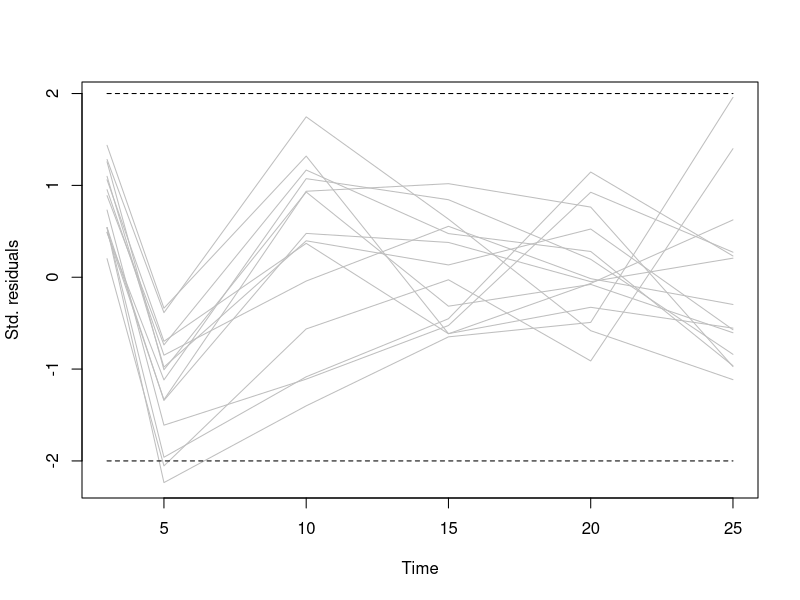

R code for this plot:
# -----------------------------------------------------------------------------#
# This function plots the standardized residuals of a mixed model
# Please cite the paper where this plot was presented:
# Ian Meneghel Danilevicz, Pascal Bondon, Valdério Anselmo Reisen & Faradiba Sarquis Serpa (2023) 
# A longitudinal study of the influence of air pollutants on children: a robust multivariate approach, 
# Journal of Applied Statistics, DOI: 10.1080/02664763.2023.2272228
# Author: Ian Meneghel Danilevicz
# LICENSE: MIT License

plot_std_res = function(res, id, time, xlab="Time", ylab="Std. residuals"){
  mr1 = min(res)
  mr2 = max(res)
  mt1 = min(time)
  mt2 = max(time)
  id1 = id
  N = length(res)
  data = cbind(res, id, time, id1)
  data_sorted = data[order(data[,2],data[,3]), ]
  data_sorted[1,4] = 1
  c = 1
  init = data_sorted[1,2]
  for(i in 2:N){
    if(data_sorted[i,2]==init){
      data_sorted[i,4] = c 
    }else{
      c = c+1
      init = data_sorted[i,2]
      data_sorted[i,4] = c
    }
  }
  n = length(table(data_sorted[,4]))
  nis = table(data_sorted[,4])
  plot(c(mt1, mt2), c(mr1, mr2), main="", xlab=xlab, ylab=ylab, type="n")
  lines(data_sorted[1:nis[1],3], data_sorted[1:nis[1],1], col="gray")
  for(i in 2:n){
    n2 = sum(nis[1:i])
    n1 = n2 - nis[i] + 1
    lines(data_sorted[n1:n2,3], data_sorted[n1:n2,1], col="gray")    
  }
  lines(c(mt1, mt2),rep(2,2), lty=2)
  lines(c(mt1, mt2),rep(-2,2), lty=2)
}

# -----------------------------------------------------------------------------#
# Example
# fit a model

library(nlme)
fm1 = nlme(height ~ SSasymp(age, Asym, R0, lrc),
           data = Loblolly,
           fixed = Asym + R0 + lrc ~ 1,
           random = Asym ~ 1,
           start = c(Asym = 103, R0 = -8.5, lrc = -3.3))

# -----------------------------------------------------------------------------#
# objects 
time = Loblolly$age
id = Loblolly$Seed
res =residuals(object=fm1, type = "pearson") # this is equivalent to Ri in equation (3) in Danilevicz 2023

# -----------------------------------------------------------------------------#
# plot
plot_std_res(res, id, time, xlab="Time", ylab="Std. residuals")

# -----------------------------------------------------------------------------#